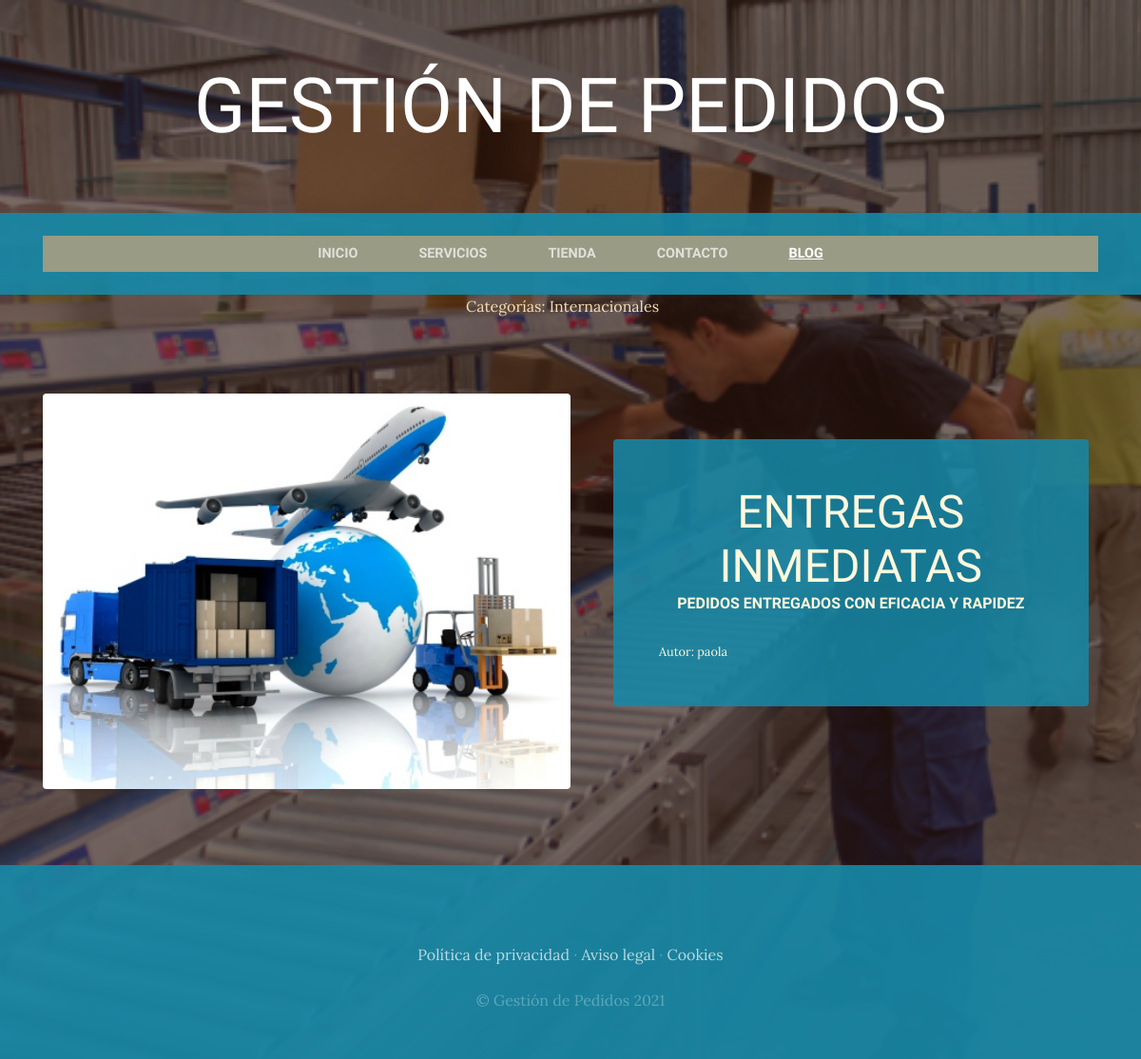
Screenshot of /blog/categoria/2/ with the database file from the repository.
### blog/models.py (models this page shows, shortened)
class Categoria(models.Model):
    nombre = models.CharField(max_length=50)
    created = models.DateTimeField(auto_now_add=True)
    updated = models.DateTimeField(auto_now_add=True)
    class Meta:
        verbose_name='categoria'
        verbose_name_plural='categorias'

class Post(models.Model):
    titulo = models.CharField(max_length=50)
    contenido = models.CharField(max_length=50)
    imagen = models.ImageField(upload_to='blog', null=True, blank=True)
    autor=models.ForeignKey(User, on_delete=models.CASCADE)
    categorias=models.ManyToManyField(Categoria)
    created = models.DateTimeField(auto_now_add=True)
    updated = models.DateTimeField(auto_now_add=True)
    class Meta:
        verbose_name='post'
        verbose_name_plural='posts'

### blog/views.py (the view)
# urls.py: path('categoria/<categoria_id>/', views.categoria, name="categoria" )
def categoria(request, categoria_id):
    categoria = Categoria.objects.get(id=categoria_id)
    posts=Post.objects.filter(categorias=categoria)
    return render(request, "blog/categoria.html", {'categoria': categoria, "posts": posts})

### carrito/context_processor.py (called while the page is built)
def importe_total_carrito(request):
    total=0
    if request.user.is_authenticated:
        for key, value in request.session["carrito"].items():
            total=total+(float(value["precio"])*value["cantidad"])
    return {"importe_total_carrito": total}

### blog/templates/blog/categoria.html
{% extends "ProyectoWebApp/base.html" %} {% load static %} {% block content %}
<section>
    <div style="width: 75%; margin:auto; text-align:center; color:wheat">
        Categorías: {% for post in posts %} {% for categoria in post.categorias.all %} {{categoria.nombre}} &nbsp;&nbsp;&nbsp; {% endfor %} {% endfor %}
    </div>
</section>
{% for post in posts %}
<section class="page-section clearfix">
    <div class="container">
        <div class="intro">
            <img class="intro-img img-fluid mb-3 mb-lg-0 rounded" src="{{post.imagen.url}}" alt="" style="width: 50%;">
            <div class="intro-text left-0 text-center bg-faded p-5 rounded" style="background-color: #1688a7de;">
                <h2 class="section-heading mb-4">
                    <span class="section-heading-lower">{{post.titulo}}</span>
                    <span class="section-heading-upper">{{post.contenido}}</span>
                </h2>
                <div style="text-align: left; font-size: 0.8em;"> Autor: {{post.autor}}</div>
            </div>
        </div>
    </div>
</section>
{% endfor %} {% endblock %}

### ProyectoWebApp/static/ProyectoWebApp/css/gestion.css (style rules this page uses)
body { font-family: 'Lora'; background: linear-gradient(rgba(47, 23, 15, 0.65), rgba(47, 23, 15, 0.65)), url("../img/bg_main.jpg"); background-attachment: fixed; background-position: center; background-size: cover; }
h1, h2, h3, h4, h5, h6 { font-family: 'Raleway'; }
.page-section { margin-top: 5rem; margin-bottom: 5rem; }
.section-heading { text-transform: uppercase; }
.section-heading .section-heading-upper { display: block; font-size: 1rem; font-weight: 800; padding-bottom: .5rem; }
.section-heading .section-heading-lower { display: block; font-size: 3rem; font-weight: 100; }
.bg-faded { background-color: rgba(255, 255, 255, 0.85); }
.intro { position: relative; }
@media (min-width: 992px) { .intro .intro-img { width: 75%; float: left; } }
@media (min-width: 992px) { .intro .intro-text { left: 600; width: 60%; margin-top: 3rem; background-color: rgba(24, 64, 8); color: cornsilk; position: absolute; } }
@media (min-width: 1200px) { .intro .intro-text { width: 45%; } }

### rows the page displays
Post: imagen (picture), titulo "ENTREGAS INMEDIATAS", contenido "PEDIDOS ENTREGADOS CON EFICACIA Y RAPIDEZ", autor "paola"
Categoria: nombre "Internacionales"
